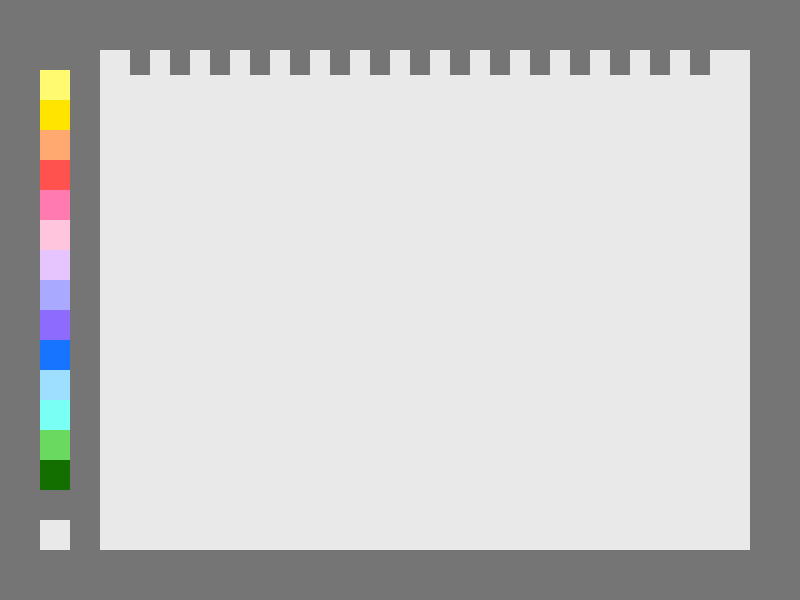
Frame 1 (no input)
Frame 60 (the mouse pressed at the canvas centre just before this capture): identical to frame 1, image omitted
Frame 120 (the mouse held since frame 60 and released just before this capture): identical to frame 1, image omitted

The Processing sketch that drew this single still picture (run headless with seeded random() and noise(); from frame 60 on, the mouse is pressed at the canvas centre):

// Processing sketch: processing_161881
// ── processing_161881.pde

 int xPOS = 40;
  int yPOS = 70;
  int Bsize = 30;
   
  void setup() {
    size(800, 600);
    background(117, 117, 117);
    noStroke();
  
   
    //shape free
    fill(233, 233, 233);
    rect(100, 50, 650, 500);
    fill(117, 117, 117);
    rect(690, 50, 20, 25);
    rect(650, 50, 20, 25);
    rect(610, 50, 20, 25);
    rect(570, 50, 20, 25);
    rect(530, 50, 20, 25);
    rect(490, 50, 20, 25);
    rect(450, 50, 20, 25);
    rect(410, 50, 20, 25);
    rect(370, 50, 20, 25);
    rect(330, 50, 20, 25);
    rect(290, 50, 20, 25);
    rect(250, 50, 20, 25);
    rect(210, 50, 20, 25);
    rect(170, 50, 20, 25);
    rect(130, 50, 20, 25);
  
    
    //button
    fill(255, 250, 112);
    rect(xPOS, yPOS, Bsize, Bsize);
    fill(255, 228, 0);
    rect(xPOS, yPOS+Bsize, Bsize, Bsize);
    fill(255, 169, 112);
    rect(xPOS, yPOS+Bsize*2, Bsize, Bsize);
     fill(255, 81, 77);
    rect(xPOS, yPOS+Bsize*3, Bsize, Bsize);
     fill(255, 122, 175);
    rect(xPOS, yPOS+Bsize*4, Bsize, Bsize);
     fill(255, 197, 220);
    rect(xPOS, yPOS+Bsize*5, Bsize, Bsize);
    fill(230, 197, 255);
    rect(xPOS, yPOS+Bsize*6, Bsize, Bsize);
    fill(169, 169, 255);
    rect(xPOS, yPOS+Bsize*7, Bsize, Bsize);
    fill(142, 107, 255);
    rect(xPOS, yPOS+Bsize*8, Bsize, Bsize);
    fill(23, 116, 255);
    rect(xPOS, yPOS+Bsize*9, Bsize, Bsize);
    fill(158, 222, 255);
    rect(xPOS, yPOS+Bsize*10, Bsize, Bsize);
    fill(121, 255, 244);
    rect(xPOS, yPOS+Bsize*11, Bsize, Bsize);
    fill(105, 217, 96);
    rect(xPOS, yPOS+Bsize*12, Bsize, Bsize);
    fill(18, 111, 0);
    rect(xPOS, yPOS+Bsize*13, Bsize, Bsize);
    fill(233, 233, 233);
    rect(xPOS, yPOS+Bsize*15, Bsize, Bsize);
    
  }
   
   
  void draw() {
   
   
    if (mousePressed) { 
      if (730 > mouseX && mouseX > 100 && 580> mouseY && mouseY> 20 == true) {
       float weight = dist(mouseX, mouseY, pmouseX, pmouseY);
       strokeWeight(weight);
        line(pmouseX, pmouseY, mouseX, mouseY);
       
      }
   
      if ( mouseX >xPOS && mouseX < xPOS+Bsize && mouseY > yPOS && mouseY < yPOS+Bsize) {
        stroke(255, 250, 112);
        
      }
   
   
      if ( mouseX >xPOS && mouseX < xPOS+Bsize && mouseY > yPOS+Bsize && mouseY < yPOS+Bsize*2) {
        stroke(255, 228, 0);
    
      }
   
      if ( mouseX >xPOS && mouseX < xPOS+Bsize && mouseY > yPOS+Bsize*2 && mouseY < yPOS+Bsize*3) {
        stroke(255, 169, 112);
       
      }
      
      if ( mouseX >xPOS && mouseX < xPOS+Bsize && mouseY > yPOS+Bsize*3 && mouseY < yPOS+Bsize*4) {
        stroke(255, 81, 77);
        
      }
  
      if ( mouseX >xPOS && mouseX < xPOS+Bsize && mouseY > yPOS+Bsize*4 && mouseY < yPOS+Bsize*5) {
        stroke(255, 122, 175);
      
      }
      
      if ( mouseX >xPOS && mouseX < xPOS+Bsize && mouseY > yPOS+Bsize*5 && mouseY < yPOS+Bsize*6) {
        stroke(255, 197, 220);
       
      }
      
      if ( mouseX >xPOS && mouseX < xPOS+Bsize && mouseY > yPOS+Bsize*6 && mouseY < yPOS+Bsize*7) {
        stroke(230, 197, 255);
        
      }
      
      if ( mouseX >xPOS && mouseX < xPOS+Bsize && mouseY > yPOS+Bsize*7 && mouseY < yPOS+Bsize*8) {
        stroke(169, 169, 255);
       
      }
      
      if ( mouseX >xPOS && mouseX < xPOS+Bsize && mouseY > yPOS+Bsize*8 && mouseY < yPOS+Bsize*9) {
        stroke(142, 107, 255);
        
      }
      
      if ( mouseX >xPOS && mouseX < xPOS+Bsize && mouseY > yPOS+Bsize*9 && mouseY < yPOS+Bsize*10) {
        stroke(23, 116, 255);
        
      }
      
      if ( mouseX >xPOS && mouseX < xPOS+Bsize && mouseY > yPOS+Bsize*10 && mouseY < yPOS+Bsize*11) {
        stroke(158, 222, 255);
      
      }
      
      if ( mouseX >xPOS && mouseX < xPOS+Bsize && mouseY > yPOS+Bsize*11 && mouseY < yPOS+Bsize*12) {
        stroke(121, 255, 244);
      
      }
      
      if ( mouseX >xPOS && mouseX < xPOS+Bsize && mouseY > yPOS+Bsize*12 && mouseY < yPOS+Bsize*13) {
        stroke(105, 217, 96);
       
      }
      
      if ( mouseX >xPOS && mouseX < xPOS+Bsize && mouseY > yPOS+Bsize*13 && mouseY < yPOS+Bsize*14) {
        stroke(18, 111, 0);
      
      }

 
      if ( mouseX >xPOS && mouseX < xPOS+Bsize && mouseY > yPOS+Bsize*15 && mouseY < yPOS+Bsize*16) {
        stroke(233, 233, 233);
      
      }

  }
}
